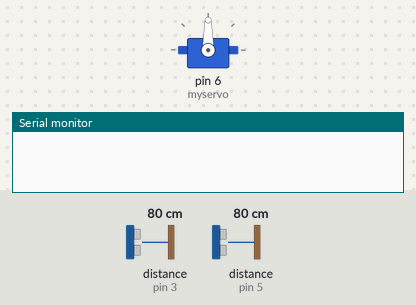
A sketch run on a simulated Arduino Uno, built with avr-gcc and run on an emulated ATmega328P. On the bench: servo, the last lines printed to the serial monitor. Wiring (inferred from the names in the program): 2 × ultrasonic range finder: trigger pin 2, echo pin 3 / trigger pin 4, echo pin 5. Inputs (shaded band) come from the test bench; at power-on: distance to the obstacle (sensors on pin 3, pin 5) 80 cm. The echo pulse lasts 58.3 µs per cm.

Above: at 0.1 s.
At 2.2 s:
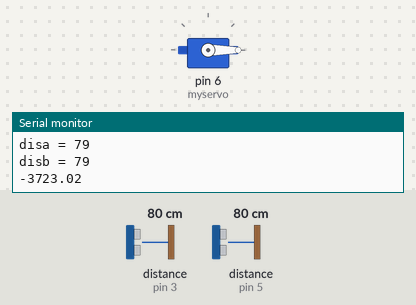
2.3 s: distance to the obstacle (sensor on pin 3) set to 2 cm
Timing chart, 0 to 5.3 s (numbered marks = the images above; inputs shaded):
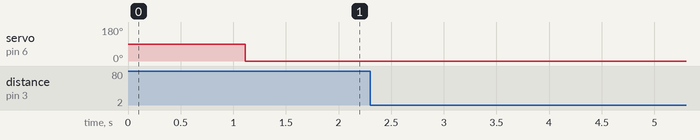

The sketch:

Locater_v.2.2.ino
```cpp
#include <Servo.h>
#include <math.h>

#define trigPina 2
#define echoPina 3
#define trigPinb 4
#define echoPinb 5

float x = 0.0;
float y = 0.0;
float a = 0.0;
float b = 0.0;
float c = 0.0;
float d = 0.0;
float e = 0.0;
float l = 0.0;
float m = 0.0;
float n = 0.0;
float theta = 0.0;
float alpha = 0.0;
float beta = 0.0;
float dura = 0.0;
float durb = 0.0;
float disa = 0.0;
float disb = 0.0;

const float pi = 3.14159265358979;

Servo myservo;

void setup() {
  Serial.begin(9600);

  pinMode(trigPina, OUTPUT);
  pinMode(echoPina, INPUT);
  pinMode(trigPinb, OUTPUT);
  pinMode(echoPinb, INPUT);

  myservo.attach(6);
  myservo.write(90);
  delay(1000);
}
/////////////////////////////////////////////////////////////////////////////////////////

void loop() {
  scan();
  delay(1000);
}

/////////////////////////////////////////////////////////////////// FUNCTIONS /////////////////////////////////////////////////////////////////////////////////////////////

// Absolute error <= 6.7e-5
float acos(float h) {
  float negate = float(h < 0);
  h = abs(h);
  float ret = -0.0187293;
  ret = ret * h;
  ret = ret + 0.0742610;
  ret = ret * h;
  ret = ret - 0.2121144;
  ret = ret * h;
  ret = ret + 1.5707288;
  ret = ret * sqrt(1.0-h);
  ret = ret - 2 * negate * ret;
  return negate * pi + ret;
}

void scan(){
  long dura, disa, durb, disb;

  // a ultrasonic
  digitalWrite(trigPina, LOW);
  delayMicroseconds(2);
  digitalWrite(trigPina, HIGH);
  delayMicroseconds(100);
  digitalWrite(trigPina, LOW);
  dura = pulseIn(echoPina, HIGH);
  disa = (dura/2) / 29.1;

  // b ultrasonic
  digitalWrite(trigPinb, LOW);
  delayMicroseconds(2);
  digitalWrite(trigPinb, HIGH);
  delayMicroseconds(100);
  digitalWrite(trigPinb, LOW);
  durb = pulseIn(echoPinb, HIGH);
  disb = (durb/2) / 29.1;

  Serial.print("disa = ");
  Serial.println(disa);
  Serial.print("disb = ");
  Serial.println(disb);

  delay(100);

  ///////////////////////////////////////////////////////////

  l = pow(disb,2);
  m = pow(disa,2);
  c = pow(25.5,2);

  // Solve for Theta

  n = 0-((l-m-c)/(51*disa));
  theta = acos(n);

  //////////////////

  l = (theta * 180) / pi;
  n = sin(l);
  a = disa * n;
  a = a*180/pi;
  Serial.println(a);

  l = pow(disa,2);
  m = pow(a,2);
  n = l - m;
  d = sqrt(n);
  e = 12.75 - d;
  l = pow(a,2);
  m = pow(e,2);
  n = l + m;
  b = sqrt(n);

  n = a / e;
  beta = atan(n);
  beta = (beta * 180) / pi;

  myservo.write(beta);
  delay(5000);

  ///////////////////////////////////////////////////////////////////////////////////////////////////////////////////////////////

  Serial.println("__________________________");
  Serial.println(disa);//
  Serial.println(disb);//
  Serial.println(theta);//
  Serial.println(c);//
  Serial.println(a);//
  Serial.println(d);
  Serial.println(e);
  Serial.println(b);
  Serial.println(beta);
  Serial.println("__________________________");
  Serial.print("(");
  Serial.println(a);
  Serial.println(",");
  Serial.println(e);
  Serial.println(")");
}
```
